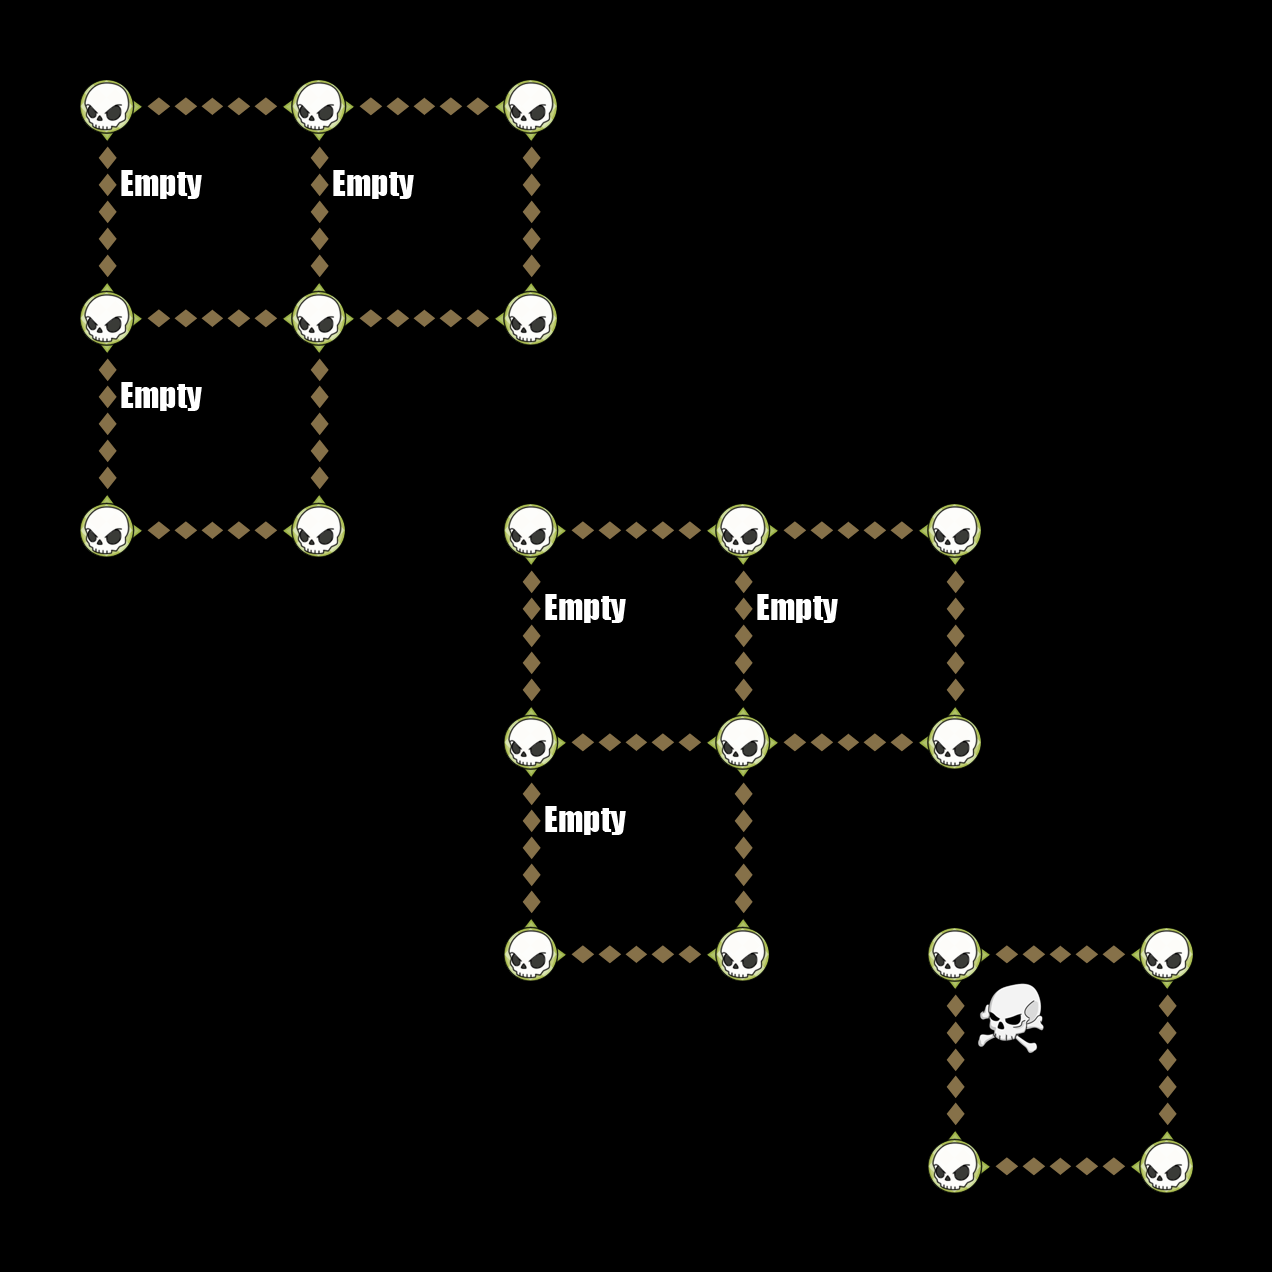

Tiled map render using the project's own tile images. Description and the map definition, with tile-layer contents summarised, below:
An orthogonal 6x6 tile map with 212x212 px tiles, 6 tile layers (Down, Up, Left, Right, ...).

<map version="1.0" orientation="orthogonal" width="6" height="6" tilewidth="212" tileheight="212">
 <tileset firstgid="1" name="TileGraphic_Final-ipadhd" tilewidth="212" tileheight="212">
  <image source="TileGraphic_Final-ipadhd.png" width="636" height="1060" />
  <tile id="0">
   <properties>
    <property name="LineFilled" value="True" />
   </properties>
  </tile>
  <tile id="2">
   <properties>
    <property name="Item" value="TreasureBox" />
   </properties>
  </tile>
  <tile id="4">
   <properties>
    <property name="RowFilled" value="True" />
   </properties>
  </tile>
  <tile id="6">
   <properties>
    <property name="Item" value="CannonLeft" />
   </properties>
  </tile>
  <tile id="7">
   <properties>
    <property name="Item" value="ShipRight" />
   </properties>
  </tile>
  <tile id="8">
   <properties>
    <property name="Item" value="MapOne" />
   </properties>
  </tile>
  <tile id="9">
   <properties>
    <property name="Item" value="CannonRight" />
   </properties>
  </tile>
  <tile id="10">
   <properties>
    <property name="Item" value="ShipLeft" />
   </properties>
  </tile>
  <tile id="11">
   <properties>
    <property name="Item" value="MapTwo" />
   </properties>
  </tile>
  <tile id="12">
   <properties>
    <property name="Item" value="Empty" />
   </properties>
  </tile>
  <tile id="13">
   <properties>
    <property name="Item" value="Skull" />
   </properties>
  </tile>
  <tile id="14">
   <properties>
    <property name="Item" value="Fog" />
   </properties>
  </tile>
 </tileset>
 <layer name="Down" width="6" height="6">
  <data>[36 cells, 12 non-empty, 1 distinct tile ids]</data>
 </layer>
 <layer name="Up" width="6" height="6">
  <data>[36 cells, 12 non-empty, 1 distinct tile ids]</data>
 </layer>
 <layer name="Left" width="6" height="6">
  <data>[36 cells, 12 non-empty, 1 distinct tile ids]</data>
 </layer>
 <layer name="Right" width="6" height="6">
  <data>[36 cells, 12 non-empty, 1 distinct tile ids]</data>
 </layer>
 <layer name="Dots" width="6" height="6">
  <data>[36 cells, 20 non-empty, 1 distinct tile ids]</data>
 </layer>
 <layer name="Items" width="6" height="6">
  <data>[36 cells, 7 non-empty, 2 distinct tile ids]</data>
 </layer>
</map>
